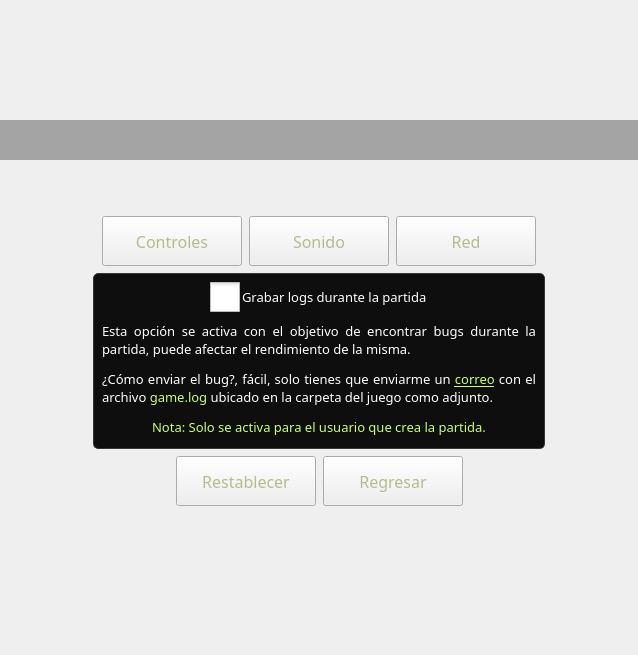
<?xml version="1.0" encoding="UTF-8"?>
<ui version="4.0">
 <class>FormConfiguration</class>
 <widget class="QWidget" name="FormConfiguration">
  <property name="enabled">
   <bool>true</bool>
  </property>
  <property name="geometry">
   <rect>
    <x>0</x>
    <y>0</y>
    <width>638</width>
    <height>655</height>
   </rect>
  </property>
  <property name="font">
   <font>
    <family>Constantia</family>
    <pointsize>12</pointsize>
   </font>
  </property>
  <property name="windowTitle">
   <string>Form</string>
  </property>
  <property name="styleSheet">
   <string notr="true">QLabel, QCheckBox, QSpinBox{
	color: rgb(255, 255, 255);
}
QWidget:disabled{
	color: rgb(120, 120,120);
}
QPushButton:disabled{
	border-image: url(:/stylesheet/button_disabled.png);
}
/*PushButton*/
QPushButton{
	color: rgb(180, 188, 142);
	border-image: url(:/stylesheet/button.png);
}
QPushButton:hover, QPushButton:focus{	
	color: rgb(255, 255, 255);	
	border-image: url(:/stylesheet/button_hover.png);
}
QPushButton:pressed{
	padding-top: 2px;
	border-image: url(:/stylesheet/button_pressed.png);
}
QPushButton:disabled{
	color: rgb(120, 120, 120);
	border-image: url(:/stylesheet/button_disabled.png);
}
/*ComboBox, QSpinBox and LineEdit*/
QLineEdit, QComboBox, QSpinBox{	
	padding: 0 8px;
	color: white;
	border: 1px solid white;
	border-radius: 2px;
	background-color: rgba(255, 255, 255, 5);
	selection-background-color: rgba(180, 190, 140, 40);
}
QComboBox::down-arrow{
	border-image: url(:/stylesheet/down_arrow.png);
	width: 15px;
	height: 15px;
 }
QSpinBox::down-arrow{
	bottom:2px;
	right:2px;
	border-image: url(:/stylesheet/down_arrow.png);
	width: 15px;
	height: 15px;
 }
QSpinBox::up-arrow{
	top: 2px;
	right:2px;
	border-image: url(:/stylesheet/up_arrow.png);
	width: 15px;
	height: 15px;
 }
QComboBox::down-arrow:on{ 
     top: 1px;
     right: 1px;
 }
QComboBox::drop-down {
    width: 30px;
	border-left-width: 1px;    
 }
QSpinBox::up-button,QSpinBox::down-button{
	background-color: rgba(255, 255, 255, 0);
 }
 QAbstractItemView {	
	color: rgb(255, 255, 255);
	background-color: rgb(35, 35, 35);
 }
/*Slider*/
 QSlider::groove:horizontal {
	border-radius: 2px;
	border: 1px solid white;
	height: 5px;
 }
 QSlider::handle:horizontal {
	border-image: url(:/stylesheet/slider_handle.png);
	width: 30 px;
	height: 35 px;
	margin: -11px 0;
 }
/*ChecBox*/
QCheckBox {
    spacing: 2px;
}
QCheckBox::indicator {
    width: 30px;
    height: 30px;
}
QCheckBox::indicator:unchecked {
    image: url(:/stylesheet/checkbox_unchecked.png);
}
QCheckBox::indicator:unchecked:hover {
    image: url(:/stylesheet/checkbox_unchecked_hover.png);
}
QCheckBox::indicator:unchecked:pressed {
    image: url(:/stylesheet/checkbox_unchecked_pressed.png);
}
QCheckBox::indicator:checked {
    image: url(:/stylesheet/checkbox_checked.png);
}
QCheckBox::indicator:checked:hover {
    image: url(:/stylesheet/checkbox_checked_hover.png);
}
QCheckBox::indicator:checked:pressed {
    image: url(:/stylesheet/checkbox_checked_pressed.png);
}
#_w_title{	
	background-color: rgba(0, 0, 0, 80);
}</string>
  </property>
  <layout class="QVBoxLayout" name="verticalLayout">
   <property name="spacing">
    <number>7</number>
   </property>
   <property name="leftMargin">
    <number>0</number>
   </property>
   <property name="topMargin">
    <number>0</number>
   </property>
   <property name="rightMargin">
    <number>0</number>
   </property>
   <property name="bottomMargin">
    <number>0</number>
   </property>
   <item>
    <spacer name="verticalSpacer_2">
     <property name="orientation">
      <enum>Qt::Vertical</enum>
     </property>
     <property name="sizeHint" stdset="0">
      <size>
       <width>20</width>
       <height>40</height>
      </size>
     </property>
    </spacer>
   </item>
   <item>
    <widget class="QWidget" name="_w_title" native="true">
     <layout class="QHBoxLayout" name="horizontalLayout_4">
      <item>
       <spacer name="horizontalSpacer_9">
        <property name="orientation">
         <enum>Qt::Horizontal</enum>
        </property>
        <property name="sizeHint" stdset="0">
         <size>
          <width>40</width>
          <height>20</height>
         </size>
        </property>
       </spacer>
      </item>
      <item>
       <widget class="QLabel" name="label_8">
        <property name="text">
         <string/>
        </property>
        <property name="pixmap">
         <pixmap resource="../resources/resources.qrc">:/stylesheet/configuration.png</pixmap>
        </property>
       </widget>
      </item>
      <item>
       <spacer name="horizontalSpacer_10">
        <property name="orientation">
         <enum>Qt::Horizontal</enum>
        </property>
        <property name="sizeHint" stdset="0">
         <size>
          <width>40</width>
          <height>20</height>
         </size>
        </property>
       </spacer>
      </item>
     </layout>
    </widget>
   </item>
   <item>
    <spacer name="verticalSpacer_3">
     <property name="orientation">
      <enum>Qt::Vertical</enum>
     </property>
     <property name="sizeType">
      <enum>QSizePolicy::Minimum</enum>
     </property>
     <property name="sizeHint" stdset="0">
      <size>
       <width>20</width>
       <height>20</height>
      </size>
     </property>
    </spacer>
   </item>
   <item>
    <layout class="QHBoxLayout" name="horizontalLayout_7">
     <item>
      <spacer name="horizontalSpacer_6">
       <property name="orientation">
        <enum>Qt::Horizontal</enum>
       </property>
       <property name="sizeHint" stdset="0">
        <size>
         <width>40</width>
         <height>20</height>
        </size>
       </property>
      </spacer>
     </item>
     <item>
      <widget class="QLabel" name="label_5">
       <property name="text">
        <string/>
       </property>
       <property name="pixmap">
        <pixmap resource="../resources/resources.qrc">:/menu/menu_top.png</pixmap>
       </property>
      </widget>
     </item>
     <item>
      <spacer name="horizontalSpacer_5">
       <property name="orientation">
        <enum>Qt::Horizontal</enum>
       </property>
       <property name="sizeHint" stdset="0">
        <size>
         <width>40</width>
         <height>20</height>
        </size>
       </property>
      </spacer>
     </item>
    </layout>
   </item>
   <item>
    <layout class="QHBoxLayout" name="horizontalLayout_6">
     <item>
      <spacer name="horizontalSpacer_4">
       <property name="orientation">
        <enum>Qt::Horizontal</enum>
       </property>
       <property name="sizeHint" stdset="0">
        <size>
         <width>40</width>
         <height>20</height>
        </size>
       </property>
      </spacer>
     </item>
     <item>
      <widget class="QPushButton" name="_pb_controls">
       <property name="minimumSize">
        <size>
         <width>140</width>
         <height>50</height>
        </size>
       </property>
       <property name="font">
        <font>
         <family>Revue BT</family>
         <pointsize>12</pointsize>
         <weight>50</weight>
         <bold>false</bold>
        </font>
       </property>
       <property name="text">
        <string>Controles</string>
       </property>
       <property name="shortcut">
        <string>Return</string>
       </property>
      </widget>
     </item>
     <item>
      <widget class="QPushButton" name="_pb_sound">
       <property name="minimumSize">
        <size>
         <width>140</width>
         <height>50</height>
        </size>
       </property>
       <property name="font">
        <font>
         <family>Revue BT</family>
         <pointsize>12</pointsize>
         <weight>50</weight>
         <bold>false</bold>
        </font>
       </property>
       <property name="text">
        <string>Sonido</string>
       </property>
       <property name="shortcut">
        <string>Return</string>
       </property>
      </widget>
     </item>
     <item>
      <widget class="QPushButton" name="_pb_network">
       <property name="minimumSize">
        <size>
         <width>140</width>
         <height>50</height>
        </size>
       </property>
       <property name="font">
        <font>
         <family>Revue BT</family>
         <pointsize>12</pointsize>
         <weight>50</weight>
         <bold>false</bold>
        </font>
       </property>
       <property name="text">
        <string>Red</string>
       </property>
       <property name="shortcut">
        <string>Return</string>
       </property>
      </widget>
     </item>
     <item>
      <spacer name="horizontalSpacer_3">
       <property name="orientation">
        <enum>Qt::Horizontal</enum>
       </property>
       <property name="sizeHint" stdset="0">
        <size>
         <width>40</width>
         <height>20</height>
        </size>
       </property>
      </spacer>
     </item>
    </layout>
   </item>
   <item>
    <layout class="QHBoxLayout" name="horizontalLayout_9">
     <item>
      <spacer name="horizontalSpacer_15">
       <property name="orientation">
        <enum>Qt::Horizontal</enum>
       </property>
       <property name="sizeHint" stdset="0">
        <size>
         <width>40</width>
         <height>20</height>
        </size>
       </property>
      </spacer>
     </item>
     <item>
      <widget class="QWidget" name="widget" native="true">
       <property name="minimumSize">
        <size>
         <width>0</width>
         <height>176</height>
        </size>
       </property>
       <property name="maximumSize">
        <size>
         <width>498</width>
         <height>16777215</height>
        </size>
       </property>
       <property name="styleSheet">
        <string notr="true">#widget{
	color:white;
	background-color: rgba(0, 0, 0, 240);
	border: 1px solid rgb(54, 54, 54);
	border-radius:5px;
}
/*PushButton*/
QPushButton{
	color: rgb(180, 188, 142);
	border-image: url(:/stylesheet/button.png);
}
QPushButton:hover, QPushButton:focus{	
	color: rgb(255, 255, 255);	
	border-image: url(:/stylesheet/button_hover.png);
}
QPushButton:pressed{
	padding-top: 2px;
	border-image: url(:/stylesheet/button_pressed.png);
}</string>
       </property>
       <layout class="QVBoxLayout" name="verticalLayout_3">
        <item>
         <layout class="QHBoxLayout" name="horizontalLayout">
          <item>
           <spacer name="horizontalSpacer_2">
            <property name="orientation">
             <enum>Qt::Horizontal</enum>
            </property>
            <property name="sizeHint" stdset="0">
             <size>
              <width>40</width>
              <height>20</height>
             </size>
            </property>
           </spacer>
          </item>
          <item>
           <widget class="QCheckBox" name="_cb_logs">
            <property name="font">
             <font>
              <family>Revue BT</family>
              <pointsize>10</pointsize>
             </font>
            </property>
            <property name="text">
             <string>Grabar logs durante la partida</string>
            </property>
           </widget>
          </item>
          <item>
           <spacer name="horizontalSpacer">
            <property name="orientation">
             <enum>Qt::Horizontal</enum>
            </property>
            <property name="sizeHint" stdset="0">
             <size>
              <width>40</width>
              <height>20</height>
             </size>
            </property>
           </spacer>
          </item>
         </layout>
        </item>
        <item>
         <widget class="QLabel" name="label">
          <property name="minimumSize">
           <size>
            <width>434</width>
            <height>0</height>
           </size>
          </property>
          <property name="font">
           <font>
            <family>Revue BT</family>
            <pointsize>10</pointsize>
           </font>
          </property>
          <property name="text">
           <string>&lt;html&gt;&lt;head/&gt;&lt;body&gt;&lt;p&gt;Esta opción se activa con el objetivo de encontrar bugs durante la partida, puede afectar el rendimiento de la misma.&lt;/p&gt;&lt;p&gt;¿Cómo enviar el bug?, fácil, solo tienes que enviarme un &lt;a href=&quot;mailto:javierbr@uci.cu&quot;&gt;&lt;span style=&quot; text-decoration: underline; color:#ccff79;&quot;&gt;correo&lt;/span&gt;&lt;/a&gt; con el archivo &lt;span style=&quot; color:#ccff79;&quot;&gt;game.log&lt;/span&gt; ubicado en la carpeta del juego como adjunto.&lt;/p&gt;&lt;p align=&quot;center&quot;&gt;&lt;span style=&quot; color:#ccff79;&quot;&gt;Nota: Solo se activa para el usuario que crea la partida.&lt;/span&gt;&lt;/p&gt;&lt;/body&gt;&lt;/html&gt;</string>
          </property>
          <property name="alignment">
           <set>Qt::AlignJustify|Qt::AlignVCenter</set>
          </property>
          <property name="wordWrap">
           <bool>true</bool>
          </property>
          <property name="openExternalLinks">
           <bool>true</bool>
          </property>
         </widget>
        </item>
       </layout>
      </widget>
     </item>
     <item>
      <spacer name="horizontalSpacer_16">
       <property name="orientation">
        <enum>Qt::Horizontal</enum>
       </property>
       <property name="sizeHint" stdset="0">
        <size>
         <width>40</width>
         <height>20</height>
        </size>
       </property>
      </spacer>
     </item>
    </layout>
   </item>
   <item>
    <layout class="QHBoxLayout" name="horizontalLayout_2">
     <item>
      <spacer name="horizontalSpacer_11">
       <property name="orientation">
        <enum>Qt::Horizontal</enum>
       </property>
       <property name="sizeHint" stdset="0">
        <size>
         <width>40</width>
         <height>20</height>
        </size>
       </property>
      </spacer>
     </item>
     <item>
      <widget class="QPushButton" name="_pb_restore">
       <property name="minimumSize">
        <size>
         <width>140</width>
         <height>50</height>
        </size>
       </property>
       <property name="font">
        <font>
         <family>Revue BT</family>
         <pointsize>12</pointsize>
         <weight>50</weight>
         <bold>false</bold>
        </font>
       </property>
       <property name="styleSheet">
        <string notr="true"/>
       </property>
       <property name="text">
        <string>Restablecer</string>
       </property>
       <property name="shortcut">
        <string>Return</string>
       </property>
      </widget>
     </item>
     <item>
      <widget class="QPushButton" name="_pb_back">
       <property name="minimumSize">
        <size>
         <width>140</width>
         <height>50</height>
        </size>
       </property>
       <property name="font">
        <font>
         <family>Revue BT</family>
         <pointsize>12</pointsize>
         <weight>50</weight>
         <bold>false</bold>
        </font>
       </property>
       <property name="text">
        <string>Regresar</string>
       </property>
       <property name="shortcut">
        <string>Esc</string>
       </property>
      </widget>
     </item>
     <item>
      <spacer name="horizontalSpacer_12">
       <property name="orientation">
        <enum>Qt::Horizontal</enum>
       </property>
       <property name="sizeHint" stdset="0">
        <size>
         <width>40</width>
         <height>20</height>
        </size>
       </property>
      </spacer>
     </item>
    </layout>
   </item>
   <item>
    <layout class="QHBoxLayout" name="horizontalLayout_8">
     <item>
      <spacer name="horizontalSpacer_7">
       <property name="orientation">
        <enum>Qt::Horizontal</enum>
       </property>
       <property name="sizeHint" stdset="0">
        <size>
         <width>40</width>
         <height>20</height>
        </size>
       </property>
      </spacer>
     </item>
     <item>
      <widget class="QLabel" name="label_6">
       <property name="text">
        <string/>
       </property>
       <property name="pixmap">
        <pixmap resource="../resources/resources.qrc">:/menu/menu_bottom.png</pixmap>
       </property>
      </widget>
     </item>
     <item>
      <spacer name="horizontalSpacer_8">
       <property name="orientation">
        <enum>Qt::Horizontal</enum>
       </property>
       <property name="sizeHint" stdset="0">
        <size>
         <width>40</width>
         <height>20</height>
        </size>
       </property>
      </spacer>
     </item>
    </layout>
   </item>
   <item>
    <spacer name="verticalSpacer">
     <property name="orientation">
      <enum>Qt::Vertical</enum>
     </property>
     <property name="sizeHint" stdset="0">
      <size>
       <width>20</width>
       <height>40</height>
      </size>
     </property>
    </spacer>
   </item>
  </layout>
 </widget>
 <resources>
  <include location="../resources/resources.qrc"/>
 </resources>
 <connections/>
</ui>
